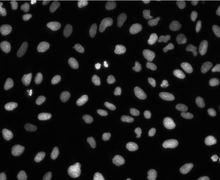
%> input picture Cells.tif, 220 x 180 px, shrunk from 634 x 520 before the run
$ octave main.m   (GNU Octave 9; MATLAB toolbox functions it lacks are replaced by stand-ins)
%> lines starting %> are read from the running program, lines starting %| are printed output that depends on the picture; in (x1, y1, x2, y2) boxes, pixels count from 0 and x2, y2 are one past the last pixel; in counts of white or black regions, pixels touching at a corner belong together; the program's own positions count from 1
### My_Bwlabel.m
function out = My_Bwlabel (Image)

    I = uint8(Image*255);
%> I is the input picture: size 180x220 uint8; min 0, max 242, mean 24.7
    [row, col] = size(I);
%> row = 180; col = 220
    out = uint8(zeros(row, col));
    H = fspecial ('Average', [29 29]);
    K = imfilter (I, H);
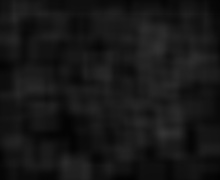
%> K: size 180x220 uint8; min 3, max 51, mean 22.5
    L = uint8(zeros(row, col));
    for i=1: 1: row
        for j=1: 1: col

            if I(i, j) >= K(i, j)

               L(i, j) = 255;

            end

        end
    end
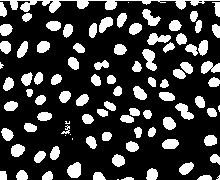
%> L: size 180x220 uint8; 23.3% white; 94 white regions (9 under 20 px), largest, box (x1, y1, x2, y2) and area: (0, 0, 220, 13) 833, (142, 49, 157, 71) 193, (67, 162, 81, 178) 175

    imshow(L);

    level = multithresh(Image, 2);
%> level = [0.153 0.398]
    J = im2bw(Image, level(1));
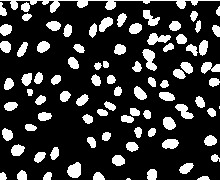
%> J: size 180x220 logical; 20.2% white; 87 white regions (2 under 20 px), largest, box (x1, y1, x2, y2) and area: (0, 0, 220, 13) 649, (142, 49, 157, 71) 189, (67, 162, 81, 178) 172
    J(1, : ) = 0;
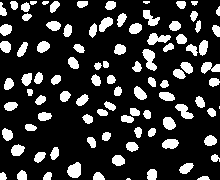
%> J: size 180x220 logical; 19.7% white; 95 white regions (3 under 20 px), largest, box (x1, y1, x2, y2) and area: (142, 49, 157, 71) 189, (67, 162, 81, 178) 172, (147, 33, 171, 45) 171
    J = uint8(J*255);
    [row, col] = size(J);


    for i=1: 1: row
        for j=1: 1: col

            if J(i, j) == 255 && L(i, j) == 255

               out(i, j) = 255;

            end

        end
    end

    imshow(out);

    counter = uint8(0);
    X = zeros(1, row*col);
    Y = zeros(1, row*col);
    top = uint16(0);


    for i=1: 1: row
        for j=1: 1: col

            if out(i, j) == 255

                counter = counter + 1;
                top = top + 1;
                X(top) = i;
                Y(top) = j;

                while top ~= 0

                    x = X(top);
                    y = Y(top);
                    top = top - 1;
                    out(x, y) = counter;

                    for m = x - 1: 1: x + 1
                        for n = y - 1: 1: y + 1
                            if m>0 && m<= row && n>0 && n<=col
                                if out (m, n) == 255

                                    top = top + 1;
                                    X(top) = m;
                                    Y(top) = n;

                                end
                            end
                        end
                    end
                end
            end
        end
    end
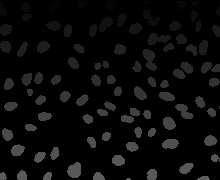
%> out: size 180x220 uint8; min 0, max 95, mean 9.6
%> after the loop, counter = 95; top = 0; x = 179; y = 129
end

### WriteToExcel.m
function WriteToExcel (Original_Image, Labeled_Image, Path)
%> called with Path = 'Question4.xlsx'

    NumberOfLabel = max(Labeled_Image(:));
%> NumberOfLabel = 95
    [row, col] = size(Original_Image);
    Area = uint16(zeros(NumberOfLabel, 1));
    AvgLightLevel = uint16(zeros(NumberOfLabel, 1));

    for i=1: 1: row
        for j=1: 1: col

            if Labeled_Image(i, j) ~= 0

               Area(Labeled_Image(i ,j), 1) = Area(Labeled_Image(i, j), 1) + 1;
               AvgLightLevel(Labeled_Image(i, j)) = AvgLightLevel(Labeled_Image(i, j)) + uint16(Original_Image(i, j));

            end

        end
    end
%> after the loop, Area = 95 values, max 189 at index 36, min 3 at index 64, mean 82.03; AvgLightLevel = 95 values, max 23662 at index 87, min 129 at index 64, mean 7986

    for i=1: 1: NumberOfLabel

        AvgLightLevel (i ,1) = AvgLightLevel (i ,1) / Area(i ,1);

    end
%> this loop made 95 passes
%> after the loop, AvgLightLevel = 95 values, max 148 at index 40, min 43 at index 64, mean 96

    Table = table (Area, AvgLightLevel);
%> Table = 95 regions; largest, Area and AvgLightLevel: 189 99, 172 138, 171 104, 151 76, 147 84

    writetable (Table, Path, 'Sheet', 'Sheet1', 'Range', 'A1');

end

### main.m
clc
clear all
close all

I = im2double(imread('D:\Amir\term-6\computer vision\HW_4\Cells.tif'));
k = My_Bwlabel(I);
imshow(k,[]);
I = uint8(I*255);
WriteToExcel(I, k, 'Question4.xlsx');
